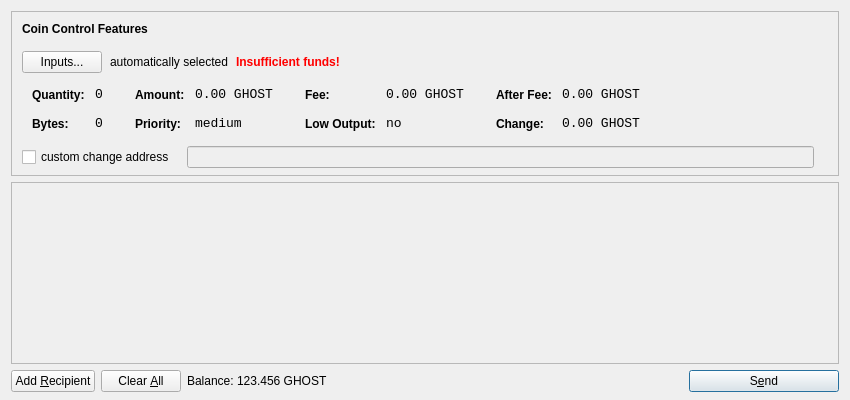
<?xml version="1.0" encoding="UTF-8"?>
<ui version="4.0">
 <class>SendCoinsDialog</class>
 <widget class="QDialog" name="SendCoinsDialog">
  <property name="geometry">
   <rect>
    <x>0</x>
    <y>0</y>
    <width>850</width>
    <height>400</height>
   </rect>
  </property>
  <property name="windowTitle">
   <string>Send Coins</string>
  </property>
  <layout class="QVBoxLayout" name="verticalLayout" stretch="0,1,0">
   <property name="bottomMargin">
    <number>8</number>
   </property>
   <item>
    <widget class="QFrame" name="frameCoinControl">
     <property name="sizePolicy">
      <sizepolicy hsizetype="Expanding" vsizetype="Expanding">
       <horstretch>0</horstretch>
       <verstretch>0</verstretch>
      </sizepolicy>
     </property>
     <property name="maximumSize">
      <size>
       <width>16777215</width>
       <height>16777215</height>
      </size>
     </property>
     <property name="frameShape">
      <enum>QFrame::StyledPanel</enum>
     </property>
     <property name="frameShadow">
      <enum>QFrame::Sunken</enum>
     </property>
     <layout class="QVBoxLayout" name="verticalLayoutCoinControl2">
      <property name="spacing">
       <number>-1</number>
      </property>
      <property name="leftMargin">
       <number>0</number>
      </property>
      <property name="topMargin">
       <number>0</number>
      </property>
      <property name="rightMargin">
       <number>0</number>
      </property>
      <property name="bottomMargin">
       <number>6</number>
      </property>
      <item>
       <layout class="QVBoxLayout" name="verticalLayoutCoinControl" stretch="0,0,0,0,1">
        <property name="spacing">
         <number>0</number>
        </property>
        <property name="leftMargin">
         <number>10</number>
        </property>
        <property name="topMargin">
         <number>10</number>
        </property>
        <item>
         <layout class="QHBoxLayout" name="horizontalLayoutCoinControl1">
          <property name="bottomMargin">
           <number>15</number>
          </property>
          <item>
           <widget class="QLabel" name="labelCoinControlFeatures">
            <property name="sizePolicy">
             <sizepolicy hsizetype="Preferred" vsizetype="Maximum">
              <horstretch>0</horstretch>
              <verstretch>0</verstretch>
             </sizepolicy>
            </property>
            <property name="font">
             <font>
              <weight>75</weight>
              <bold>true</bold>
             </font>
            </property>
            <property name="styleSheet">
             <string notr="true">font-weight:bold;</string>
            </property>
            <property name="text">
             <string>Coin Control Features</string>
            </property>
           </widget>
          </item>
         </layout>
        </item>
        <item>
         <layout class="QHBoxLayout" name="horizontalLayoutCoinControl2" stretch="0,0,0,0">
          <property name="spacing">
           <number>8</number>
          </property>
          <property name="bottomMargin">
           <number>10</number>
          </property>
          <item>
           <widget class="QPushButton" name="pushButtonCoinControl">
            <property name="styleSheet">
             <string notr="true"/>
            </property>
            <property name="text">
             <string>Inputs...</string>
            </property>
           </widget>
          </item>
          <item>
           <widget class="QLabel" name="labelCoinControlAutomaticallySelected">
            <property name="text">
             <string>automatically selected</string>
            </property>
            <property name="margin">
             <number>5</number>
            </property>
           </widget>
          </item>
          <item>
           <widget class="QLabel" name="labelCoinControlInsuffFunds">
            <property name="font">
             <font>
              <weight>75</weight>
              <bold>true</bold>
             </font>
            </property>
            <property name="styleSheet">
             <string notr="true">color:red;font-weight:bold;</string>
            </property>
            <property name="text">
             <string>Insufficient funds!</string>
            </property>
            <property name="margin">
             <number>5</number>
            </property>
           </widget>
          </item>
          <item>
           <spacer name="horizontalSpacerCoinControl">
            <property name="orientation">
             <enum>Qt::Horizontal</enum>
            </property>
            <property name="sizeHint" stdset="0">
             <size>
              <width>40</width>
              <height>1</height>
             </size>
            </property>
           </spacer>
          </item>
         </layout>
        </item>
        <item>
         <widget class="QWidget" name="widgetCoinControl" native="true">
          <property name="sizePolicy">
           <sizepolicy hsizetype="Preferred" vsizetype="Preferred">
            <horstretch>0</horstretch>
            <verstretch>0</verstretch>
           </sizepolicy>
          </property>
          <property name="minimumSize">
           <size>
            <width>0</width>
            <height>0</height>
           </size>
          </property>
          <property name="styleSheet">
           <string notr="true"/>
          </property>
          <layout class="QHBoxLayout" name="horizontalLayoutCoinControl5">
           <property name="margin">
            <number>0</number>
           </property>
           <item>
            <layout class="QHBoxLayout" name="horizontalLayoutCoinControl3" stretch="0,0,0,1">
             <property name="spacing">
              <number>20</number>
             </property>
             <property name="topMargin">
              <number>0</number>
             </property>
             <property name="bottomMargin">
              <number>10</number>
             </property>
             <item>
              <layout class="QFormLayout" name="formLayoutCoinControl1">
               <property name="horizontalSpacing">
                <number>10</number>
               </property>
               <property name="verticalSpacing">
                <number>14</number>
               </property>
               <property name="leftMargin">
                <number>10</number>
               </property>
               <property name="topMargin">
                <number>4</number>
               </property>
               <property name="rightMargin">
                <number>6</number>
               </property>
               <item row="0" column="0">
                <widget class="QLabel" name="labelCoinControlQuantityText">
                 <property name="styleSheet">
                  <string notr="true">font-weight:bold;</string>
                 </property>
                 <property name="text">
                  <string>Quantity:</string>
                 </property>
                 <property name="margin">
                  <number>0</number>
                 </property>
                </widget>
               </item>
               <item row="0" column="1">
                <widget class="QLabel" name="labelCoinControlQuantity">
                 <property name="font">
                  <font>
                   <family>Monospace</family>
                   <pointsize>10</pointsize>
                  </font>
                 </property>
                 <property name="cursor">
                  <cursorShape>IBeamCursor</cursorShape>
                 </property>
                 <property name="contextMenuPolicy">
                  <enum>Qt::ActionsContextMenu</enum>
                 </property>
                 <property name="text">
                  <string notr="true">0</string>
                 </property>
                 <property name="margin">
                  <number>0</number>
                 </property>
                 <property name="textInteractionFlags">
                  <set>Qt::LinksAccessibleByMouse|Qt::TextSelectableByKeyboard|Qt::TextSelectableByMouse</set>
                 </property>
                </widget>
               </item>
               <item row="1" column="0">
                <widget class="QLabel" name="labelCoinControlBytesText">
                 <property name="styleSheet">
                  <string notr="true">font-weight:bold;</string>
                 </property>
                 <property name="text">
                  <string>Bytes:</string>
                 </property>
                </widget>
               </item>
               <item row="1" column="1">
                <widget class="QLabel" name="labelCoinControlBytes">
                 <property name="font">
                  <font>
                   <family>Monospace</family>
                   <pointsize>10</pointsize>
                  </font>
                 </property>
                 <property name="cursor">
                  <cursorShape>IBeamCursor</cursorShape>
                 </property>
                 <property name="contextMenuPolicy">
                  <enum>Qt::ActionsContextMenu</enum>
                 </property>
                 <property name="text">
                  <string notr="true">0</string>
                 </property>
                 <property name="textInteractionFlags">
                  <set>Qt::LinksAccessibleByMouse|Qt::TextSelectableByKeyboard|Qt::TextSelectableByMouse</set>
                 </property>
                </widget>
               </item>
              </layout>
             </item>
             <item>
              <layout class="QFormLayout" name="formLayoutCoinControl2">
               <property name="horizontalSpacing">
                <number>10</number>
               </property>
               <property name="verticalSpacing">
                <number>14</number>
               </property>
               <property name="leftMargin">
                <number>6</number>
               </property>
               <property name="topMargin">
                <number>4</number>
               </property>
               <property name="rightMargin">
                <number>6</number>
               </property>
               <item row="0" column="0">
                <widget class="QLabel" name="labelCoinControlAmountText">
                 <property name="styleSheet">
                  <string notr="true">font-weight:bold;</string>
                 </property>
                 <property name="text">
                  <string>Amount:</string>
                 </property>
                 <property name="margin">
                  <number>0</number>
                 </property>
                </widget>
               </item>
               <item row="0" column="1">
                <widget class="QLabel" name="labelCoinControlAmount">
                 <property name="font">
                  <font>
                   <family>Monospace</family>
                   <pointsize>10</pointsize>
                  </font>
                 </property>
                 <property name="cursor">
                  <cursorShape>IBeamCursor</cursorShape>
                 </property>
                 <property name="contextMenuPolicy">
                  <enum>Qt::ActionsContextMenu</enum>
                 </property>
                 <property name="text">
                  <string notr="true">0.00 GHOST</string>
                 </property>
                 <property name="textInteractionFlags">
                  <set>Qt::LinksAccessibleByMouse|Qt::TextSelectableByKeyboard|Qt::TextSelectableByMouse</set>
                 </property>
                </widget>
               </item>
               <item row="1" column="0">
                <widget class="QLabel" name="labelCoinControlPriorityText">
                 <property name="styleSheet">
                  <string notr="true">font-weight:bold;</string>
                 </property>
                 <property name="text">
                  <string>Priority:</string>
                 </property>
                </widget>
               </item>
               <item row="1" column="1">
                <widget class="QLabel" name="labelCoinControlPriority">
                 <property name="font">
                  <font>
                   <family>Monospace</family>
                   <pointsize>10</pointsize>
                  </font>
                 </property>
                 <property name="cursor">
                  <cursorShape>IBeamCursor</cursorShape>
                 </property>
                 <property name="contextMenuPolicy">
                  <enum>Qt::ActionsContextMenu</enum>
                 </property>
                 <property name="text">
                  <string>medium</string>
                 </property>
                 <property name="textInteractionFlags">
                  <set>Qt::LinksAccessibleByMouse|Qt::TextSelectableByKeyboard|Qt::TextSelectableByMouse</set>
                 </property>
                </widget>
               </item>
              </layout>
             </item>
             <item>
              <layout class="QFormLayout" name="formLayoutCoinControl3">
               <property name="horizontalSpacing">
                <number>10</number>
               </property>
               <property name="verticalSpacing">
                <number>14</number>
               </property>
               <property name="leftMargin">
                <number>6</number>
               </property>
               <property name="topMargin">
                <number>4</number>
               </property>
               <property name="rightMargin">
                <number>6</number>
               </property>
               <item row="0" column="0">
                <widget class="QLabel" name="labelCoinControlFeeText">
                 <property name="styleSheet">
                  <string notr="true">font-weight:bold;</string>
                 </property>
                 <property name="text">
                  <string>Fee:</string>
                 </property>
                 <property name="margin">
                  <number>0</number>
                 </property>
                </widget>
               </item>
               <item row="0" column="1">
                <widget class="QLabel" name="labelCoinControlFee">
                 <property name="font">
                  <font>
                   <family>Monospace</family>
                   <pointsize>10</pointsize>
                  </font>
                 </property>
                 <property name="cursor">
                  <cursorShape>IBeamCursor</cursorShape>
                 </property>
                 <property name="contextMenuPolicy">
                  <enum>Qt::ActionsContextMenu</enum>
                 </property>
                 <property name="text">
                  <string notr="true">0.00 GHOST</string>
                 </property>
                 <property name="textInteractionFlags">
                  <set>Qt::LinksAccessibleByMouse|Qt::TextSelectableByKeyboard|Qt::TextSelectableByMouse</set>
                 </property>
                </widget>
               </item>
               <item row="1" column="0">
                <widget class="QLabel" name="labelCoinControlLowOutputText">
                 <property name="styleSheet">
                  <string notr="true">font-weight:bold;</string>
                 </property>
                 <property name="text">
                  <string>Low Output:</string>
                 </property>
                </widget>
               </item>
               <item row="1" column="1">
                <widget class="QLabel" name="labelCoinControlLowOutput">
                 <property name="font">
                  <font>
                   <family>Monospace</family>
                   <pointsize>10</pointsize>
                  </font>
                 </property>
                 <property name="cursor">
                  <cursorShape>IBeamCursor</cursorShape>
                 </property>
                 <property name="contextMenuPolicy">
                  <enum>Qt::ActionsContextMenu</enum>
                 </property>
                 <property name="text">
                  <string>no</string>
                 </property>
                 <property name="textInteractionFlags">
                  <set>Qt::LinksAccessibleByMouse|Qt::TextSelectableByKeyboard|Qt::TextSelectableByMouse</set>
                 </property>
                </widget>
               </item>
              </layout>
             </item>
             <item>
              <layout class="QFormLayout" name="formLayoutCoinControl4">
               <property name="horizontalSpacing">
                <number>10</number>
               </property>
               <property name="verticalSpacing">
                <number>14</number>
               </property>
               <property name="leftMargin">
                <number>6</number>
               </property>
               <property name="topMargin">
                <number>4</number>
               </property>
               <property name="rightMargin">
                <number>6</number>
               </property>
               <item row="0" column="0">
                <widget class="QLabel" name="labelCoinControlAfterFeeText">
                 <property name="styleSheet">
                  <string notr="true">font-weight:bold;</string>
                 </property>
                 <property name="text">
                  <string>After Fee:</string>
                 </property>
                 <property name="margin">
                  <number>0</number>
                 </property>
                </widget>
               </item>
               <item row="0" column="1">
                <widget class="QLabel" name="labelCoinControlAfterFee">
                 <property name="font">
                  <font>
                   <family>Monospace</family>
                   <pointsize>10</pointsize>
                  </font>
                 </property>
                 <property name="cursor">
                  <cursorShape>IBeamCursor</cursorShape>
                 </property>
                 <property name="contextMenuPolicy">
                  <enum>Qt::ActionsContextMenu</enum>
                 </property>
                 <property name="text">
                  <string notr="true">0.00 GHOST</string>
                 </property>
                 <property name="textInteractionFlags">
                  <set>Qt::LinksAccessibleByMouse|Qt::TextSelectableByKeyboard|Qt::TextSelectableByMouse</set>
                 </property>
                </widget>
               </item>
               <item row="1" column="0">
                <widget class="QLabel" name="labelCoinControlChangeText">
                 <property name="styleSheet">
                  <string notr="true">font-weight:bold;</string>
                 </property>
                 <property name="text">
                  <string>Change:</string>
                 </property>
                </widget>
               </item>
               <item row="1" column="1">
                <widget class="QLabel" name="labelCoinControlChange">
                 <property name="font">
                  <font>
                   <family>Monospace</family>
                   <pointsize>10</pointsize>
                  </font>
                 </property>
                 <property name="cursor">
                  <cursorShape>IBeamCursor</cursorShape>
                 </property>
                 <property name="contextMenuPolicy">
                  <enum>Qt::ActionsContextMenu</enum>
                 </property>
                 <property name="text">
                  <string notr="true">0.00 GHOST</string>
                 </property>
                 <property name="textInteractionFlags">
                  <set>Qt::LinksAccessibleByMouse|Qt::TextSelectableByKeyboard|Qt::TextSelectableByMouse</set>
                 </property>
                </widget>
               </item>
              </layout>
             </item>
            </layout>
           </item>
          </layout>
         </widget>
        </item>
        <item>
         <layout class="QHBoxLayout" name="horizontalLayoutCoinControl4" stretch="0,0,0">
          <property name="spacing">
           <number>12</number>
          </property>
          <property name="sizeConstraint">
           <enum>QLayout::SetDefaultConstraint</enum>
          </property>
          <property name="topMargin">
           <number>5</number>
          </property>
          <property name="rightMargin">
           <number>5</number>
          </property>
          <item>
           <widget class="QCheckBox" name="checkBoxCoinControlChange">
            <property name="text">
             <string>custom change address</string>
            </property>
           </widget>
          </item>
          <item>
           <widget class="QLineEdit" name="lineEditCoinControlChange">
            <property name="enabled">
             <bool>false</bool>
            </property>
            <property name="sizePolicy">
             <sizepolicy hsizetype="Expanding" vsizetype="Fixed">
              <horstretch>0</horstretch>
              <verstretch>0</verstretch>
             </sizepolicy>
            </property>
           </widget>
          </item>
          <item>
           <widget class="QLabel" name="labelCoinControlChangeLabel">
            <property name="sizePolicy">
             <sizepolicy hsizetype="Preferred" vsizetype="Expanding">
              <horstretch>0</horstretch>
              <verstretch>0</verstretch>
             </sizepolicy>
            </property>
            <property name="minimumSize">
             <size>
              <width>0</width>
              <height>0</height>
             </size>
            </property>
            <property name="text">
             <string/>
            </property>
            <property name="margin">
             <number>3</number>
            </property>
           </widget>
          </item>
         </layout>
        </item>
        <item>
         <spacer name="verticalSpacerCoinControl">
          <property name="orientation">
           <enum>Qt::Vertical</enum>
          </property>
          <property name="sizeHint" stdset="0">
           <size>
            <width>800</width>
            <height>1</height>
           </size>
          </property>
         </spacer>
        </item>
       </layout>
      </item>
     </layout>
    </widget>
   </item>
   <item>
    <widget class="QScrollArea" name="scrollArea">
     <property name="widgetResizable">
      <bool>true</bool>
     </property>
     <widget class="QWidget" name="scrollAreaWidgetContents">
      <property name="geometry">
       <rect>
        <x>0</x>
        <y>0</y>
        <width>830</width>
        <height>165</height>
       </rect>
      </property>
      <layout class="QVBoxLayout" name="verticalLayout_2">
       <property name="margin">
        <number>0</number>
       </property>
       <item>
        <layout class="QVBoxLayout" name="entries">
         <property name="spacing">
          <number>6</number>
         </property>
        </layout>
       </item>
       <item>
        <spacer name="verticalSpacer">
         <property name="orientation">
          <enum>Qt::Vertical</enum>
         </property>
         <property name="sizeHint" stdset="0">
          <size>
           <width>20</width>
           <height>40</height>
          </size>
         </property>
        </spacer>
       </item>
      </layout>
     </widget>
    </widget>
   </item>
   <item>
    <layout class="QHBoxLayout" name="horizontalLayout">
     <item>
      <widget class="QPushButton" name="addButton">
       <property name="toolTip">
        <string>Send to multiple recipients at once</string>
       </property>
       <property name="text">
        <string>Add &amp;Recipient</string>
       </property>
       <property name="icon">
        <iconset resource="../ghostcoin.qrc">
         <normaloff>:/icons/add</normaloff>:/icons/add</iconset>
       </property>
       <property name="autoDefault">
        <bool>false</bool>
       </property>
      </widget>
     </item>
     <item>
      <widget class="QPushButton" name="clearButton">
       <property name="sizePolicy">
        <sizepolicy hsizetype="Minimum" vsizetype="Fixed">
         <horstretch>0</horstretch>
         <verstretch>0</verstretch>
        </sizepolicy>
       </property>
       <property name="toolTip">
        <string>Remove all transaction fields</string>
       </property>
       <property name="text">
        <string>Clear &amp;All</string>
       </property>
       <property name="icon">
        <iconset resource="../ghostcoin.qrc">
         <normaloff>:/icons/remove</normaloff>:/icons/remove</iconset>
       </property>
       <property name="autoRepeatDelay">
        <number>300</number>
       </property>
       <property name="autoDefault">
        <bool>false</bool>
       </property>
      </widget>
     </item>
     <item>
      <layout class="QHBoxLayout" name="horizontalLayout_2">
       <property name="spacing">
        <number>3</number>
       </property>
       <item>
        <widget class="QLabel" name="label">
         <property name="text">
          <string>Balance:</string>
         </property>
        </widget>
       </item>
       <item>
        <widget class="QLabel" name="labelBalance">
         <property name="cursor">
          <cursorShape>IBeamCursor</cursorShape>
         </property>
         <property name="text">
          <string>123.456 GHOST</string>
         </property>
         <property name="textInteractionFlags">
          <set>Qt::LinksAccessibleByMouse|Qt::TextSelectableByKeyboard|Qt::TextSelectableByMouse</set>
         </property>
        </widget>
       </item>
      </layout>
     </item>
     <item>
      <spacer name="horizontalSpacer">
       <property name="orientation">
        <enum>Qt::Horizontal</enum>
       </property>
       <property name="sizeHint" stdset="0">
        <size>
         <width>40</width>
         <height>20</height>
        </size>
       </property>
      </spacer>
     </item>
     <item>
      <widget class="QPushButton" name="sendButton">
       <property name="minimumSize">
        <size>
         <width>150</width>
         <height>0</height>
        </size>
       </property>
       <property name="toolTip">
        <string>Confirm the send action</string>
       </property>
       <property name="text">
        <string>S&amp;end</string>
       </property>
       <property name="icon">
        <iconset resource="../ghostcoin.qrc">
         <normaloff>:/icons/send</normaloff>:/icons/send</iconset>
       </property>
       <property name="default">
        <bool>true</bool>
       </property>
      </widget>
     </item>
    </layout>
   </item>
  </layout>
 </widget>
 <resources>
  <include location="../ghostcoin.qrc"/>
 </resources>
 <connections/>
</ui>
